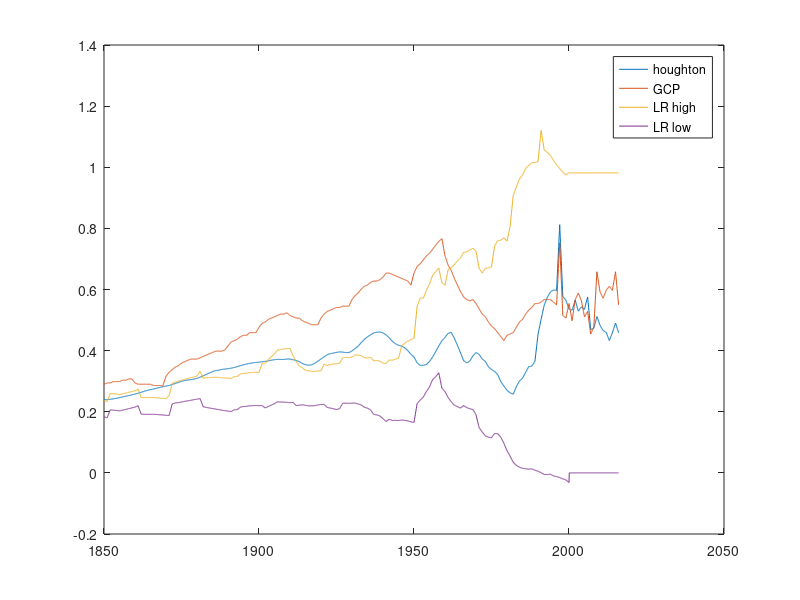

The MATLAB script that drew this image:
% lu_plots2.m
%
% script for plotting different land use data
%
% author: julia dohner
% may 4, 2018
%
% updated script using only full records (no appended)

clear all

ts = 12; % timesteps per year
dt = 1/ts;
start_year = 1850;
end_year = 2015.5;
year2 = (start_year:(1/ts):end_year)';
d = 1/2.31; % gigaton to ppm conversion factor
d1 = 0.001; % teragram to petagram conversion factor


addpath(genpath(...
    '/Users/juliadohner/Documents/MATLAB/JLDedits_Rafelski_LandOceanModel/v3_params_match/necessary_data'));

% load Houghton LU data through 2016
% note: Houghton gave me 1850-2015 record, used 2016 Houghton value as
% listed in GCPv1.3
LUhough = csvread('HoughLU_perscomm_2016.csv');
luYear = LUhough(1,1):(1/ts):LUhough(end,1);
LUhoughmo_0 = (interp1(LUhough(:,1),LUhough(:,2),luYear)).';
LUhoughmo(:,1) = luYear;
LUhoughmo(:,2) = LUhoughmo_0*d1*d; %convert from TgC to PgC to ppm

% load GCB averaged historical LU data
% lu data, TgC/yr
LUhist = csvread('GCPv1.3_historicalLU2016.csv');
luYear = LUhist(1,1):(1/ts):LUhist(end,1);
LUhistmo_0 = (interp1(LUhist(:,1),LUhist(:,2),luYear)).';
LUhistmo(:,1) = luYear;
LUhistmo(:,2) = LUhistmo_0*d; %convert from TgC to PgC to ppm

% load LR high & low land use 
load LR_LU_LUex2016.mat; % land use records used in Rafelski 2009

% plot all LU cases over one another
figure
plot(LUhoughmo(:,1),LUhoughmo(:,2),LUhistmo(:,1),LUhistmo(:,2),LU(:,1),LU(:,2),...
    LUex(:,1),LUex(:,2))
legend('houghton','GCP','LR high','LR low')


% load residuals from driver using most recent ff data, all different lu
% cases

% plot residuals over one another

% smooth residual of Houghton

% plot derivative